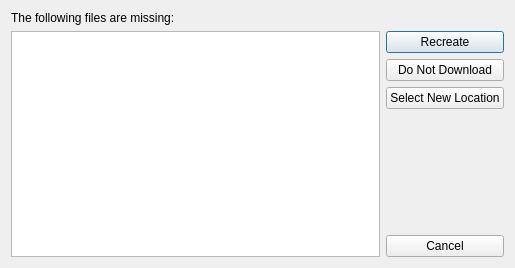
<?xml version="1.0" encoding="UTF-8"?>
<ui version="4.0">
 <class>MissingFilesDlg</class>
 <widget class="QDialog" name="MissingFilesDlg">
  <property name="geometry">
   <rect>
    <x>0</x>
    <y>0</y>
    <width>515</width>
    <height>268</height>
   </rect>
  </property>
  <property name="windowTitle">
   <string>Files are missing</string>
  </property>
  <layout class="QVBoxLayout">
   <item>
    <widget class="QLabel" name="m_text">
     <property name="text">
      <string>The following files are missing:</string>
     </property>
    </widget>
   </item>
   <item>
    <layout class="QHBoxLayout">
     <item>
      <widget class="QListWidget" name="m_file_list"/>
     </item>
     <item>
      <layout class="QVBoxLayout">
       <item>
        <widget class="KPushButton" name="m_recreate">
         <property name="toolTip">
          <string>They are no longer there, recreate them.</string>
         </property>
         <property name="text">
          <string>Recreate</string>
         </property>
        </widget>
       </item>
       <item>
        <widget class="KPushButton" name="m_dnd">
         <property name="toolTip">
          <string>Do not download the missing files.</string>
         </property>
         <property name="text">
          <string>Do Not Download</string>
         </property>
        </widget>
       </item>
       <item>
        <widget class="KPushButton" name="m_select_new">
         <property name="toolTip">
          <string>The files have been moved to another location, select the new location.</string>
         </property>
         <property name="text">
          <string>Select New Location</string>
         </property>
        </widget>
       </item>
       <item>
        <spacer>
         <property name="orientation">
          <enum>Qt::Vertical</enum>
         </property>
         <property name="sizeHint" stdset="0">
          <size>
           <width>20</width>
           <height>40</height>
          </size>
         </property>
        </spacer>
       </item>
       <item>
        <widget class="KPushButton" name="m_cancel">
         <property name="toolTip">
          <string>Cancel, do not start the torrent.</string>
         </property>
         <property name="text">
          <string>Cancel</string>
         </property>
        </widget>
       </item>
      </layout>
     </item>
    </layout>
   </item>
  </layout>
 </widget>
 <customwidgets>
  <customwidget>
   <class>KPushButton</class>
   <extends>QPushButton</extends>
   <header>kpushbutton.h</header>
  </customwidget>
 </customwidgets>
 <resources/>
 <connections/>
</ui>
